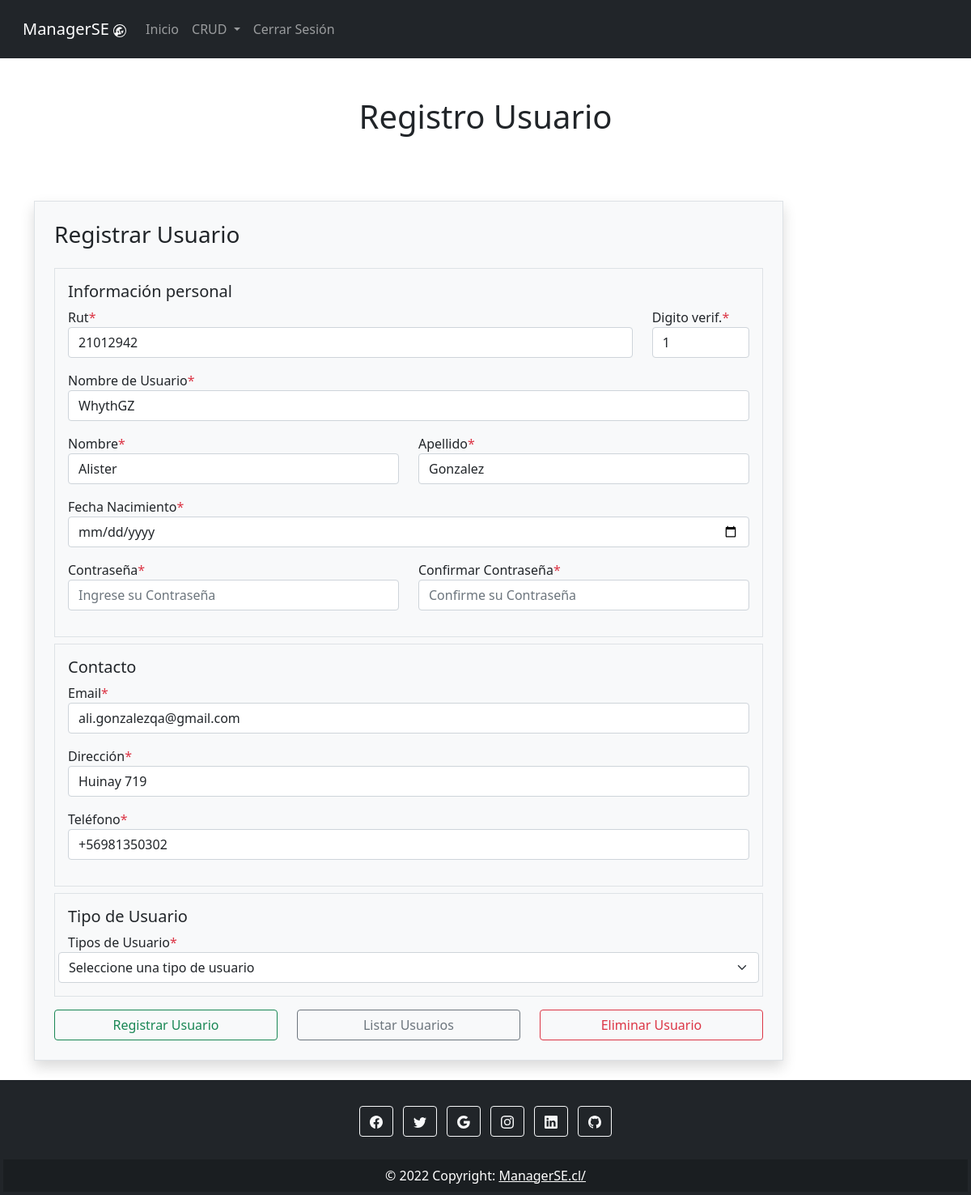
The page /crud/usuario/3/ (signed in) on the database its author committed.
### CRUD/models.py (models this page shows, shortened)
class Usuario(AbstractUser):
    rut = models.TextField(max_length=10)
    dv = models.TextField(max_length=1)
    username = models.TextField(max_length=20, unique=True)
    first_name = models.TextField(max_length=20)
    last_name = models.TextField(max_length=20)
    fechaNac = models.DateField(null=True)
    password = models.CharField(max_length=128)
    email = models.TextField(max_length=30)
    direccion = models.TextField(max_length=30)
    telefono = models.TextField(max_length=12)
    last_login = models.DateField(default=timezone.now)
    is_superuser = models.BooleanField(default=False)
    is_staff = models.BooleanField(default=False)
    is_active = models.BooleanField(default=True)
    date_joined = models.DateField(default=timezone.now)
    USERNAME_FIELD = 'username'
    REQUIRED_FIELDS = []

### CRUD/views.py (the view)
# urls.py: path('usuario/<int:id>/', views.viewReadUsuario, name="usuario"),
@login_required
@permission_required('is_superuser')
def viewReadUsuario(request, id):
    cntx = {}
    try:
        fila = Usuario.objects.get(pk = id)
        cntx = {'fila': fila}
    except:
        cntx = {'error': 'Item no encontrado'}
    return render(request, 'usuario.html', cntx)

### CRUD/templates/usuario.html (shortened to what this page needs)
{% extends "index.html" %}
{% block tituloPagina %}
    <div class="text-center mt-5">
        <h1>Registro Usuario</h1>
    </div>
{% endblock %}
{% block contenido %}
<br>
    <div class="container">
        <div class="row">
            <div class="col-md-10 off-md-4">
                <div class="signup-form">
                    <form action="{%url 'usuario' %}" method="POST" autocomplete="off" class="mt-5 border p-4 bg-light shadow">
                        <h3 class="mb-4">Registrar Usuario</h3>
                        <div class="border p-3">
                            <h5>Información personal</h5>
                          <div class="row">
                            <div class="mb-3 col-md-10">
                              <label for="txtRut">Rut<span class="text-danger">*</span></label>
                              <input type="text" id="txtRut" name="txtRut" maxlength="8" minlength="8" placeholder="Ingrese su Rut" class="txtRut form-control" value="{{fila.rut}}">
                            </div>
                            <div class="mb-3 col-md-2">
                              <label for="txtDV">Digito verif.<span class="text-danger">*</span></label>
                              <input type="text" id="txtDV" name="txtDV" maxlength="1" minlength="1" placeholder="Ingrese su DV" class="txtDV form-control" value="{{fila.dv}}">
                            </div>
                          </div>
                          <div class="mb-3 col-md-12">
                            <label for="txtUsername">Nombre de Usuario<span class="text-danger">*</span></label>
                            <input type="text" id="txtUsername" name="txtUsername" placeholder="Ingrese su Nombre de Usuario" class="txtUsername form-control" value="{{fila.username}}">
                          </div>
                          <div class="row">
                          <div class="mb-3 col-md-6">
                              <label for="txtNombre">Nombre<span class="text-danger">*</span></label>
                              <input type="text" id="txtNombre" name="txtNombre" placeholder="Ingrese su Nombre" class="txtNombre form-control" value="{{fila.first_name}}">
                          </div>
                          <div class="mb-3 col-md-6">
                              <label for="txtApellido">Apellido<span class="text-danger">*</label>
                              <input type="text" id="txtApellido" name="txtApellido" placeholder="Ingrese su Apellido" class="txtApellido form-control" value="{{fila.last_name}}">
                          </div>
                          <div class="mb-3 col-md-12">
                              <label for="fecNac">Fecha Nacimiento<span class="text-danger">*</span> </label>
                              <input type="date" name="fecNac" id="fecNac" class="fecNac form-control" value="{{fila.fechaNac}}">
                          </div>
                        </div>
                        <div class="row">
                          <div class="mb-3 col-md-6">
                              <label for="txtPassword">Contraseña<span class="text-danger">*</label>
                              <input type="password" id="txtPassword" maxlength="25" minlength="8" name="txtPassword" placeholder="Ingrese su Contraseña" class="txtPassword form-control" value="">
                          </div>
                          <div class="mb-3 col-md-6">
                              <label for="txtPassword2">Confirmar Contraseña<span class="text-danger">*</label>
                              <input type="password" id="txtPassword2" maxlength="25" minlength="8" name="txtPassword2" placeholder="Confirme su Contraseña" class="txtPassword2 form-control" value="">
                          </div>
                      </div>
                      </div>
                      <div class="border mt-2 p-3">
                        <h5>Contacto</h5>
                          <div class="mb-3 col-md-12">
                              <label for="txtEmail">Email<span class="text-danger">*</label>
                              <input type="email" maxlength="75" minlength="13" id="txtEmail" name="txtEmail" placeholder="Ingrese su Email" class="txtEmail form-control" value="{{fila.email}}">
                          </div>
                          <div class="mb-3 col-md-12">
                            <label for="txtDireccion">Dirección<span class="text-danger">*</label>
                            <input type="text" id="txtDireccion" name="txtDireccion" placeholder="Ingrese su Dirección" class="txtDireccion form-control" value="{{fila.direccion}}">
                        </div>
                          <div class="mb-3 col-md-12">
                              <label for="txtTel">Teléfono<span class="text-danger">*</label>
                              <input type="tel" id="txtTel" name="txtTel" maxlength="12" placeholder="Ingrese su Teléfono" class="txtTel form-control" value="{{fila.telefono}}">
                          </div>
                        </div>
                        <div class="border mt-2 p-3">
                            <h5>Tipo de Usuario</h5>
                            <div class="row">
                                <label for="cmbTipoUsuario">Tipos de Usuario<span class="text-danger">*</span></label>
                                <select name="cmbTipoUsuario" class="cmbTipoUsuario form-select" id="cmbTipoUsuario" value="{{ fila.tipoUsuario }}">
                                  <option class="cmbTipoUsuario" hidden value="0">Seleccione una tipo de usuario</option>
                                </select>
                            </div>
                        </div>
                        <div class="row">
                          <div class="col-md-4 mt-3">
                            <input type="submit" name="btnCreate" class="btnCreate btn btn-outline-success form-control" value="Registrar Usuario">
                          </div>
                          <div class="col-md-4 mt-3">
                            <input type="submit" name="btnRead" class="btnRead btn btn-outline-secondary form-control" value="Listar Usuarios">
                          </div>
                          <div class="col-md-4 mt-3">
                            <input type="submit" name="btnDelete" class="btnDelete btn btn-outline-danger form-control" value="Eliminar Usuario">
                          </div>
                        </div>
                    </form>
                </div>
            </div>
        </div>
    </div>
{% endblock %}

### rows shown on the page
Usuario: txtRut "21012942", txtDV "1", txtUsername "WhythGZ", txtNombre "Alister", txtApellido "Gonzalez", txtEmail "ali.gonzalezqa@gmail.com", txtDireccion "Huinay 719", txtTel "+56981350302"
